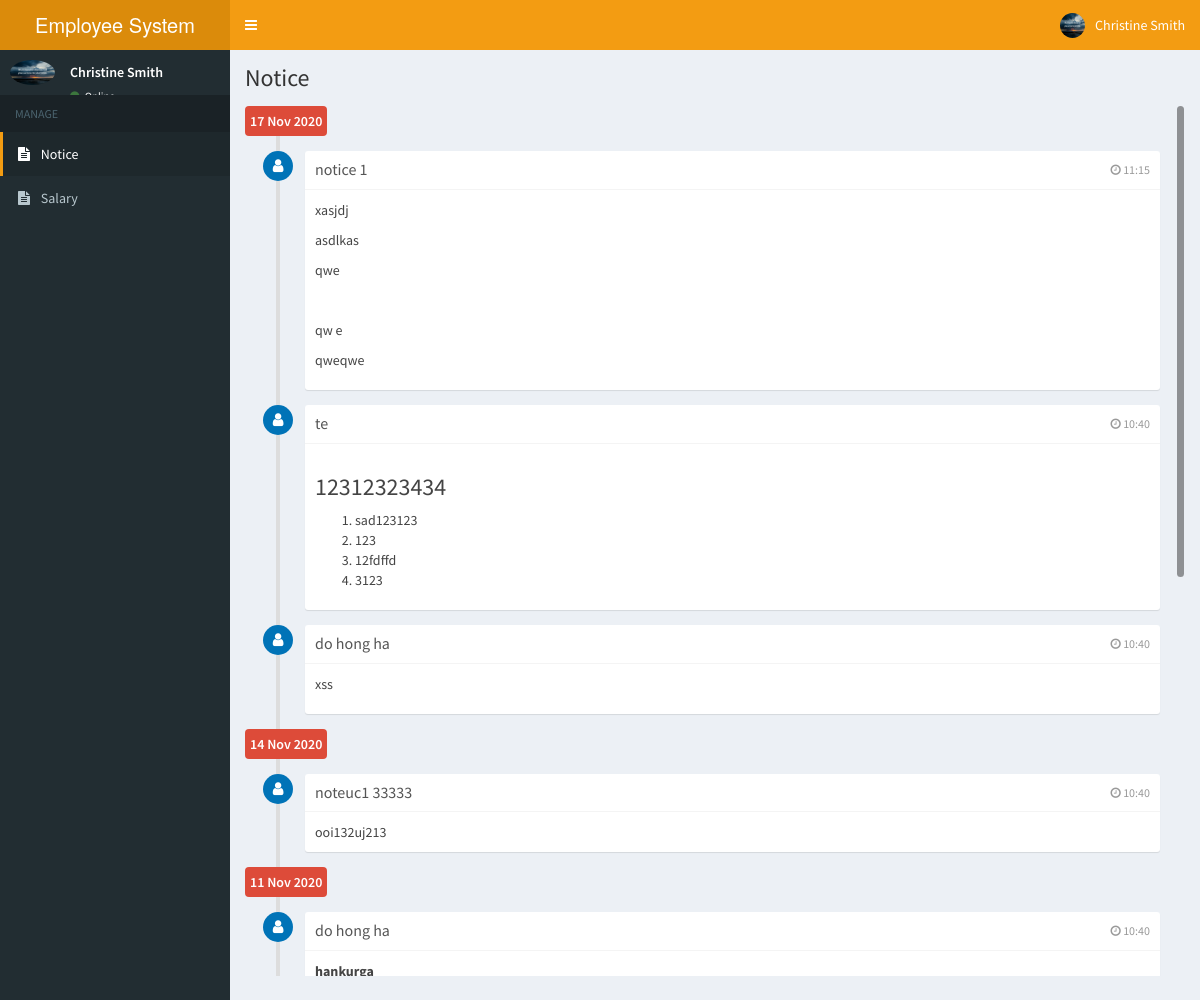
/employee/notice.php (signed in), run on the app's committed database.
### tables this page shows
CREATE TABLE `employees` (
  `id` int(11) NOT NULL AUTO_INCREMENT,
  `employee_id` varchar(15) NOT NULL,
  `firstname` varchar(50) NOT NULL,
  `lastname` varchar(50) NOT NULL,
  `address` text NOT NULL,
  `birthdate` date NOT NULL,
  `contact_info` varchar(100) NOT NULL,
  `gender` varchar(10) NOT NULL,
  `position_id` int(11) NOT NULL,
  `schedule_id` int(11) NOT NULL,
  `photo` varchar(200) NOT NULL,
  `created_on` date NOT NULL,
  `password` varchar(60) NOT NULL,
  PRIMARY KEY (`id`)
);

CREATE TABLE `notice` (
  `id` bigint(20) unsigned NOT NULL AUTO_INCREMENT,
  `title` varchar(250) NOT NULL,
  `description` mediumtext NOT NULL,
  `created_at` timestamp NOT NULL DEFAULT current_timestamp() ON UPDATE current_timestamp(),
  PRIMARY KEY (`id`)
);

### employee/includes/session.php (called while the page is built, shortened)
<?php
	include 'includes/conn.php';
	$sql = "SELECT * FROM employees WHERE id = '".$_SESSION['employee']."'";
	$query = $conn->query($sql);
	$user = $query->fetch_assoc();
?>

### employee/notice.php (the view, shortened to what this page needs)
<?php include 'includes/session.php'; ?>
<?php include 'includes/header.php'; ?>
<body class="hold-transition skin-yellow sidebar-mini">
<div class="wrapper">
  	<?php include 'includes/navbar.php'; ?>
  	<?php include 'includes/menubar.php'; ?>
  <div class="content-wrapper">
    <section class="content-header">
      <h1>
        Notice
      </h1>
    </section>
    <section class="content">
      <?php
        $sql = "SELECT * FROM notice order by created_at desc";
        $query = $conn->query($sql);
      ?>
      <div class="row">
        <div class="col-md-12">
          <div id="notice_box">
            <ul class="timeline">
              <?php $old_time = null?>
              <?php while($row = $query->fetch_assoc()){
                $created_at = $row['created_at'];
                $date = date('d M Y',strtotime($created_at));
                $time = date('h:s',strtotime($created_at));
              ?>
              <?php if($old_time != $date):?>
              <li class="time-label">
                    <span class="bg-red">
                      <?= $date?>
                    </span>
              </li>
              <?php $old_time = $date ?>
              <?php endif;?>
              <li>
                <i class="fa fa-user bg-blue"></i>
                <div class="timeline-item">
                  <span class="time"><i class="fa fa-clock-o"></i> <?= $time ?></span>
                  <h3 class="timeline-header"><?= $row['title'] ?></h3>
                  <div class="timeline-body">
                    <?= $row['description'] ?>
                  </div>
                </div>
              </li>
            <?php
            }?>
            </ul>
          </div>
        </div>
      </div>
    </section>
  </div>
</div>
</body>
</html>

### employee/includes/navbar.php (shortened to what this page needs)
<header class="main-header">
    <a href="home.php" class="logo">
      <span class="logo-lg"><b></b>Employee System</span>
    </a>
    <nav class="navbar navbar-static-top">
      <a href="#" class="sidebar-toggle" data-toggle="push-menu" role="button">
      </a>
      <div class="navbar-custom-menu">
        <ul class="nav navbar-nav">
          <li class="dropdown user user-menu">
            <a href="#" class="dropdown-toggle" data-toggle="dropdown">
              <img src="<?php echo (!empty($user['photo'])) ? '../images/'.$user['photo'] : '../images/profile.jpg'; ?>" class="user-image" alt="User Image">
              <span class="hidden-xs"><?php echo $user['firstname'].' '.$user['lastname']; ?></span>
            </a>
          </li>
        </ul>
      </div>
    </nav>
  </header>

### employee/includes/menubar.php
<aside class="main-sidebar">
    <section class="sidebar">
      <div class="user-panel">
        <div class="pull-left image">
          <img src="<?php echo (!empty($user['photo'])) ? '../images/'.$user['photo'] : '../images/profile.jpg'; ?>" class="img-circle" alt="User Image">
        </div>
        <div class="pull-left info">
          <p><?php echo $user['firstname'].' '.$user['lastname']; ?></p>
          <a><i class="fa fa-circle text-success"></i> Online</a>
        </div>
      </div>
      <ul class="sidebar-menu" data-widget="tree">
        <li class="header">MANAGE</li>
        <li><a href="notice.php"><i class="fa fa-file-text"></i> Notice</a></li>
        <li><a href="salary.php"><i class="fa fa-file-text"></i> <span>Salary</span></a></li>
    </section>
  </aside>

### data on the page
employees: photo (picture), firstname "Christine", lastname "Smith"
notice: created_at "17 Nov 2020", created_at "11:15", title "notice 1", description "xasjdj asdlkas qwe qw e qweqwe"
notice: created_at "10:40", title "te", description "12312323434 sad123123 123 12fdffd 3123"
notice: created_at "10:40", title "do hong ha", description "xss"
notice: created_at "14 Nov 2020", created_at "10:40", title "noteuc1 33333", description "ooi132uj213"
notice: created_at "11 Nov 2020", created_at "10:40", title "do hong ha", description "hankurga"
